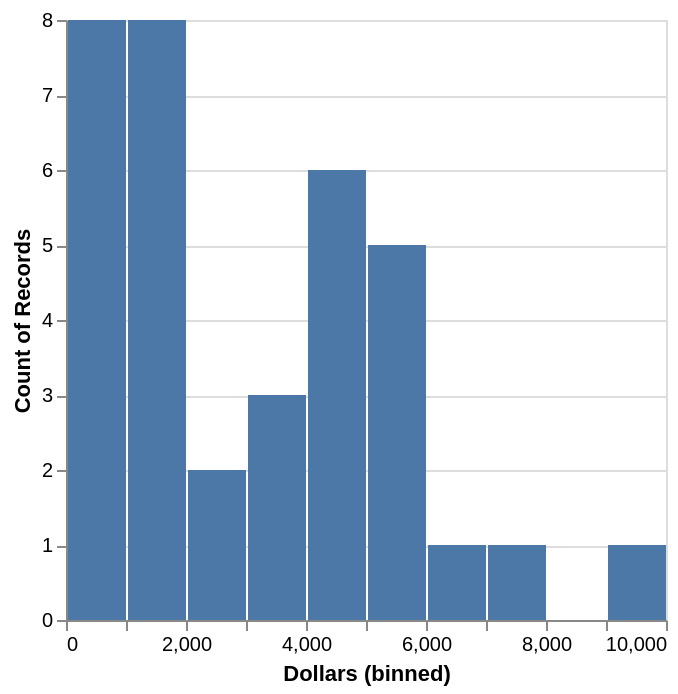

Notebook source saved alongside this figure:
### Markdown cell above
Podemos observar que a mediana não sofreu tanta alteração, pois é resistente a valores atípicos.

Vamos visualizar o gráfico para verificar quão distante esse possível valor atípico está dos outros países.

### Code cell
alt.Chart(cuidasaude).mark_bar().encode(
    alt.X("Dollars:Q", bin=True),
    y='count()',
)

### Figure 1 — Vega-Lite specification as saved in the notebook (floating-point values rounded to 4 significant figures)
{"config": {"view": {"continuousWidth": 300, "continuousHeight": 300}}, "data": {"name": "data-0a4d74a73ae9b1df9ad1924e3ff7f2f6"}, "mark": {"type": "bar"}, "encoding": {"x": {"bin": true, "field": "Dollars", "type": "quantitative"}, "y": {"aggregate": "count", "type": "quantitative"}}, "$schema": "https://vega.github.io/schema/vega-lite/v6.4.1.json", "datasets": {"data-0a4d74a73ae9b1df9ad1924e3ff7f2f6": [{"Country": "Argentina", "Dollars": 1390}, {"Country": "Australia", "Dollars": 4492}, {"Country": "Austria", "Dollars": 5138}, {"Country": "Belgium", "Dollars": 4782}, {"Country": "Brazil", "Dollars": 1392}, {"Country": "Canada", "Dollars": 4600}, {"Country": "China", "Dollars": 762}, {"Country": "Colombia", "Dollars": 853}, {"Country": "Denmark", "Dollars": 5083}, {"Country": "France", "Dollars": 4542}, {"Country": "Germany", "Dollars": 5357}, {"Country": "India", "Dollars": 238}, {"Country": "Indonesia", "Dollars": 369}, {"Country": "Iran", "Dollars": 1262}, {"Country": "Italy", "Dollars": 3351}, {"Country": "Japan", "Dollars": 4405}, {"Country": "Korea", "Dollars": 2556}, {"Country": "Malaysia", "Dollars": 1064}, {"Country": "Mexico", "Dollars": 1009}, {"Country": "Netherlands", "Dollars": 5313}, {"Country": "Nigeria", "Dollars": 215}, {"Country": "Norway", "Dollars": 6222}, {"Country": "Poland", "Dollars": 1704}, {"Country": "Russia", "Dollars": 1414}, {"Country": "SaudiArabia", "Dollars": 3121}, {"Country": "SouthAfrica", "Dollars": 1086}, {"Country": "Spain", "Dollars": 3183}, {"Country": "Sweden", "Dollars": 5299}, {"Country": "Switzerland", "Dollars": 7583}, {"Country": "Thailand", "Dollars": 610}, {"Country": "Turkey", "Dollars": 996}, {"Country": "UnitedArabEmirates", "Dollars": 2426}, {"Country": "UnitedKingdom", "Dollars": 4145}, {"Country": "UnitedStates", "Dollars": 9536}, {"Country": "Venezuela", "Dollars": 106}]}}
